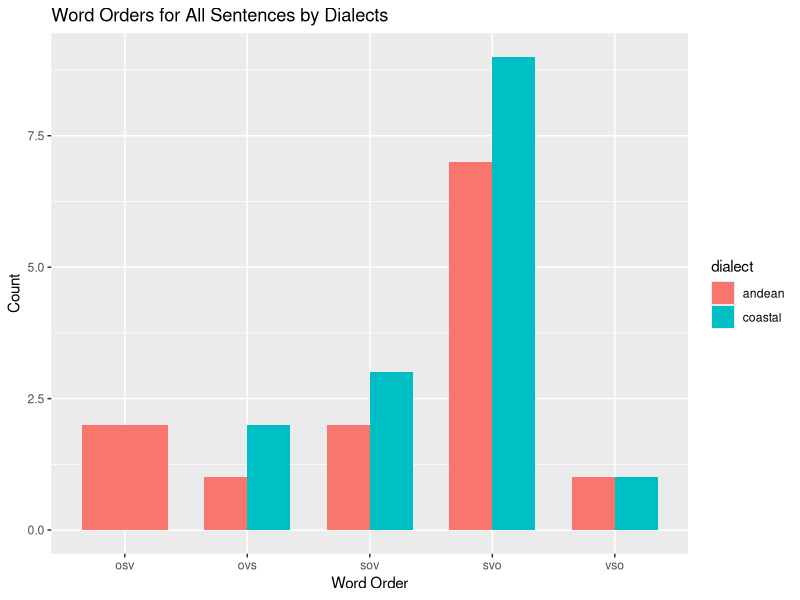
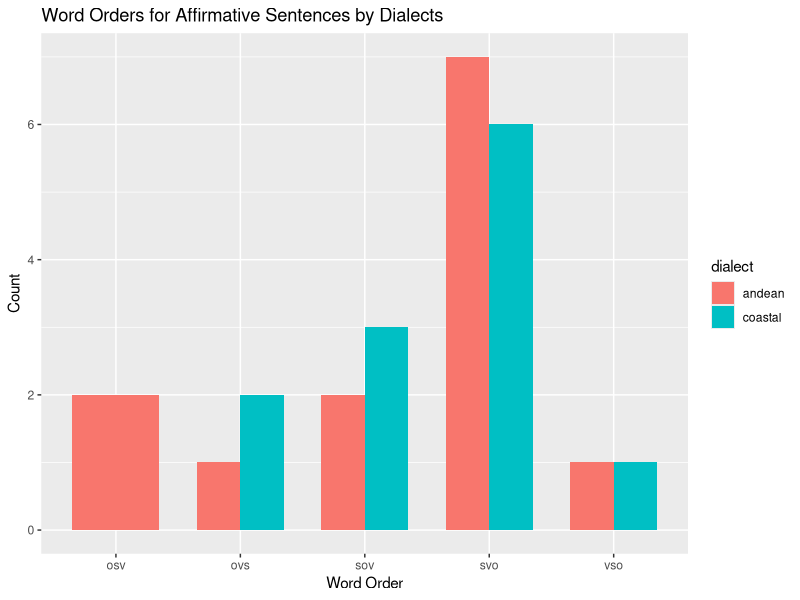

Write R code to recreate these figures, in order.
## ---- chunk 1
library(tidyverse)
library(dplyr)
## ---- chunk 2

documents <- read.csv("../transcriber/output/parsed/documents.csv")
sentences <- read.csv("../transcriber/output/parsed/sentences.csv")
tokens <- read.csv("../transcriber/output/parsed/tokens.csv")

## ---- chunk 3

get_sentences_word_order <- function(sentences_in) {
  
  word_orders <- tibble(
    doc_id=character(),
    doc_title=character(),
    sentence_id=character(),
    sentence_index=character(),
    verb_id=character(),
    verb_index=character(),
    word_order=character(), 
    dialect=character())
  
    for (i in 1:nrow(sentences_in)) {
      sentence <- sentences_in[i, ]
      
      document <- (documents %>% filter(id == sentence$doc_id))[1, ]
    
      sentence_tokens <- tokens %>% filter(sentence_id == sentence$id)
    
      sentence_verb_tokens <- sentence_tokens %>% filter(upos == 'VERB')
      
      if (nrow(sentence_verb_tokens) > 0) {
        for (i in 1:nrow(sentence_verb_tokens)) {
          verb <- sentence_verb_tokens[i, ]
          nsubj <- sentence_tokens %>% filter(head == verb$index & deprel == 'nsubj')
          obj <- sentence_tokens %>% filter(head == verb$index & deprel == 'obj')
    
          if (nrow(nsubj) == 1 & nrow(obj) == 1) {
    
          # create named vector with s/v/o as names and their indices as value
            word_order_pos <- c('s' = nsubj[1, ]$index, 'v' = verb$index, 'o' = obj[1, ]$index)
          # sort by indices then get names
            sorted_word_order <- names(sort(word_order_pos))
          # concatenate
            word_order <- paste(sorted_word_order, collapse = '')
    
            word_orders <- word_orders %>%  add_row(
              doc_id=document$id,
              doc_title=document$title,
              sentence_id=sentence$id,
              sentence_index=as.character(sentence$index),
              verb_id=verb$id,
              verb_index=verb$index,
              word_order=word_order,
              dialect=document$dialect)
          }
        }
      }
    }
  
    return(word_orders)

}
## ---- chunk 4
left_join(sentences, documents %>% rename(doc_id = id), by = "doc_id") %>%
  group_by(dialect) %>% 
  summarise(count = n())

## ---- chunk 5
get_sentences_word_order(sentences) %>%
  group_by(dialect, word_order) %>%
  summarise(count = n()) %>%
  ggplot(aes(x = word_order, y = count, fill = dialect)) + 
  geom_bar(stat = "identity", position = "dodge", width = 0.7) +
  labs(x = "Word Order", y = "Count",
       title = "Word Orders for All Sentences by Dialects")
## ---- chunk 6
affirmative_sentence_ids <- (tokens %>% group_by(sentence_id) %>% filter(!any(text == '?')) %>% summarise())$sentence_id
affirmative_sentences <- sentences %>% filter(id %in% affirmative_sentence_ids)

get_sentences_word_order(affirmative_sentences) %>%
  group_by(dialect, word_order) %>%
  summarise(count = n()) %>%
  ggplot(aes(x = word_order, y = count, fill = dialect)) + 
  geom_bar(stat = "identity", position = "dodge", width = 0.7) +
  labs(x = "Word Order", y = "Count",
       title = "Word Orders for Affirmative Sentences by Dialects")

